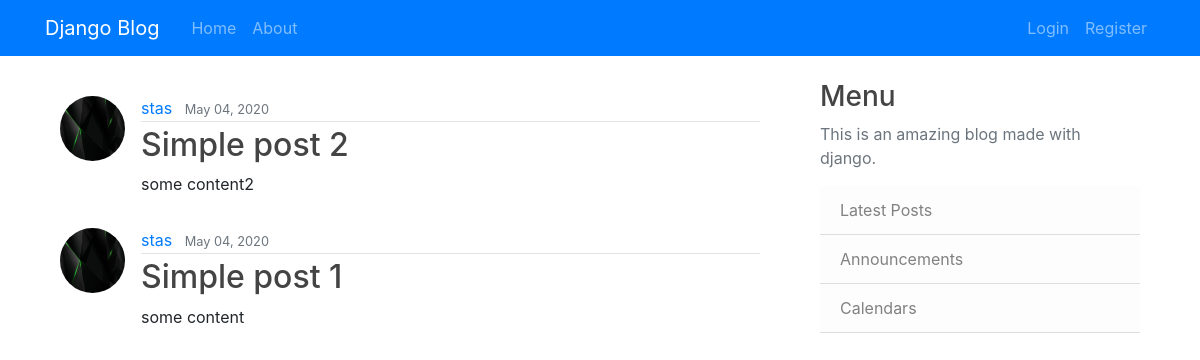
/, run on an earlier commit of the app's database.
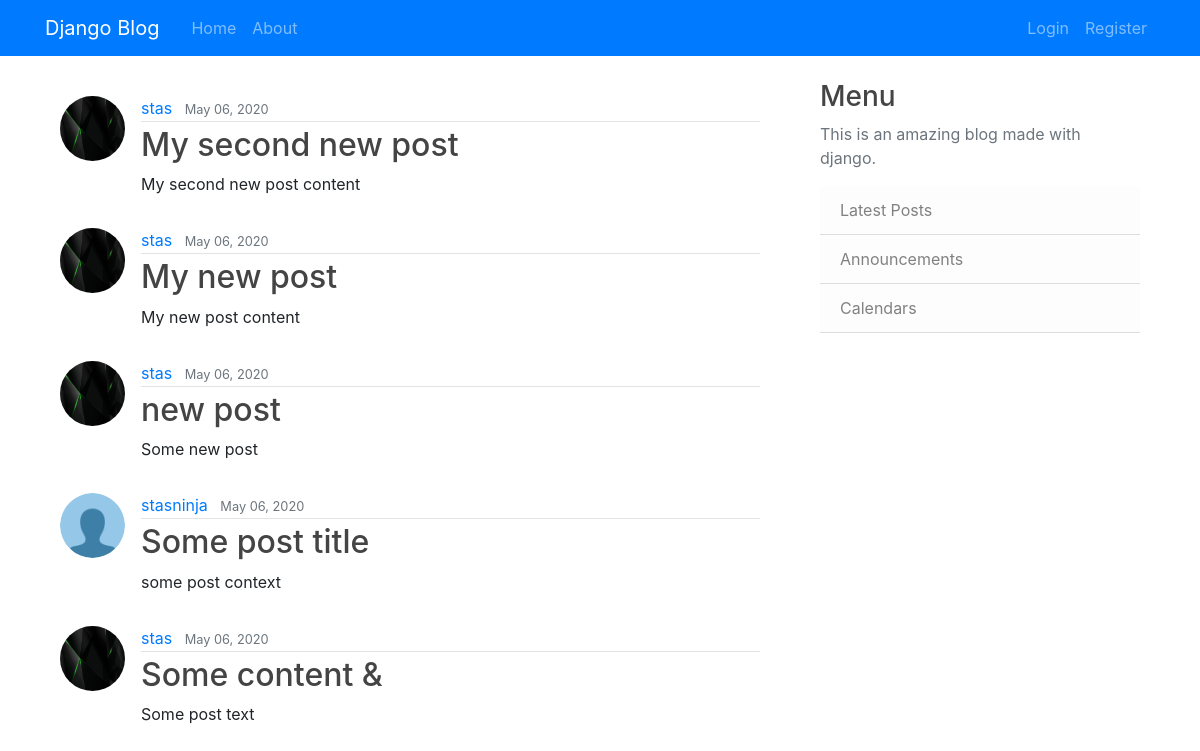
And on a later commit of the database.
### main/models.py (models this page shows, shortened)
class Post(models.Model):
    title = models.CharField(max_length=100)
    content = models.TextField()
    date_posted = models.DateTimeField(default = timezone.now)
    author = models.ForeignKey(User, on_delete=models.CASCADE)

### users/models.py (models this page shows, shortened)
class Profile(models.Model):
    user = models.OneToOneField(User, on_delete=models.CASCADE)
    image = models.ImageField(default='default.jpg', upload_to='profile_pics')

### main/views.py (the view)
# urls.py: path('', views.PostListView.as_view(), name="home"),
class PostListView(ListView):
    model = Post
    template_name = 'home.html'
    context_object_name = 'posts'
    ordering = ['-date_posted']
    paginate_by = 5

### templates/home.html
{% extends 'base.html' %}
{% block content %}
  {% for post in posts %}
    <article class="media container mt-3">
      <img src="{{ post.author.profile.image.url }}" class="rounded-circle article-img">
      <div class="media-body">
        <div class="article-metadata">
          <a class="mr-2" href="#">{{ post.author }}</a>
          <small class="text-muted">{{ post.date_posted|date:"F d, Y" }}</small>
        </div>
        <h2><a class="article-title" href="{% url 'detail' post.id %}">{{ post.title }}</a></h2>
        <p class="article-content">{{ post.content }}</p>
      </div>
    </article>
  {% endfor %}
{% endblock content %}

### templates/base.html (shortened to what this page needs)
<!DOCTYPE html>
{% load static %}
<html lang="pl" dir="ltr">
  <head>
    <link rel="stylesheet" href="{% static 'css/style.css' %}">
    <link rel="stylesheet" href="https://stackpath.bootstrapcdn.com/bootstrap/4.4.1/css/bootstrap.min.css">
  </head>
  <body>
    <header class="site-header">
      <nav class="navbar bg-primary navbar-dark navbar-expand-md fixed-top">
        <div class="container">
          <a href="{% url 'home' %}" class="navbar-brand mr-4">Django Blog</a>
          <div class="collapse navbar-collapse" id="navbarToggle">
            <div class="navbar-nav mr-auto">
              <a class="nav-item nav-link" href="{% url 'home' %}">Home</a>
              <a class="nav-item nav-link" href="{% url 'about' %}">About</a>
            </div>
            <div class="navbar-nav">
              {% if user.is_authenticated %}
                <a class="nav-item nav-link" href="{% url 'create' %}">New Post</a>
                <a class="nav-item nav-link" href="{% url 'profile' %}">Profile</a>
                <a class="nav-item nav-link" href="{% url 'logout' %}">Logout</a>
              {% else %}
                <a class="nav-item nav-link" href="{% url 'login' %}">Login</a>
                <a class="nav-item nav-link" href="{% url 'register' %}">Register</a>
              {% endif %}
            </div>
          </div>
        </div>
      </nav>
    </header>
    <main role="main" class="container">
      <div class="row">
        <div class="col-md-8">
          {% block content %}{% endblock %}
        </div>
        <div class="col-md-4">
          <div class="container">
            <h3>Menu</h3>
            <p class='text-muted'>This is an amazing blog made with django.
              <ul class="list-group list-group-flush">
                <li class="list-group-item list-group-item-light">Latest Posts</li>
                <li class="list-group-item list-group-item-light">Announcements</li>
                <li class="list-group-item list-group-item-light">Calendars</li>
              </ul>
            </p>
          </div>
        </div>
      </div>
    </main>
  </body>
</html>

### static/css/style.css (style rules this page uses)
body { background: #fafafa; color: #333333; margin-top: 5rem; }
main { position: relative; top: 5em; }
h1, h2, h3, h4, h5, h6 { color: #444444; }
ul { margin: 0; }
.site-header .navbar-nav .nav-link { color: #cbd5db; }
.article-title { color: #444444; }
.article-content { white-space: pre-line; }
.article-img { height: 65px; width: 65px; margin-right: 16px; }
.article-metadata { padding-bottom: 1px; margin-bottom: 4px; border-bottom: 1px solid #e3e3e3 }

What changed in the data, as far as the page shows it:
no longer on this page (row edited): Post: author.profile.image (picture), author "stas", date_posted "May 04, 2020", title "Simple post 2", content "some content2"
no longer on this page (row unchanged): Post: author.profile.image (picture), author "stas", date_posted "May 04, 2020", title "Simple post 1", content "some content"
added Post: author.profile.image (picture), author "stas", date_posted "May 06, 2020", title "My second new post", content "My second new post content"
added Post: author.profile.image (picture), author "stas", date_posted "May 06, 2020", title "My new post", content "My new post content"
added Post: author.profile.image (picture), author "stas", date_posted "May 06, 2020", title "new post", content "Some new post"
added Post: author.profile.image (placeholder picture), author "stasninja", date_posted "May 06, 2020", title "Some post title", content "some post context"
added Post: author.profile.image (picture), author "stas", date_posted "May 06, 2020", title "Some content &", content "Some post text"
